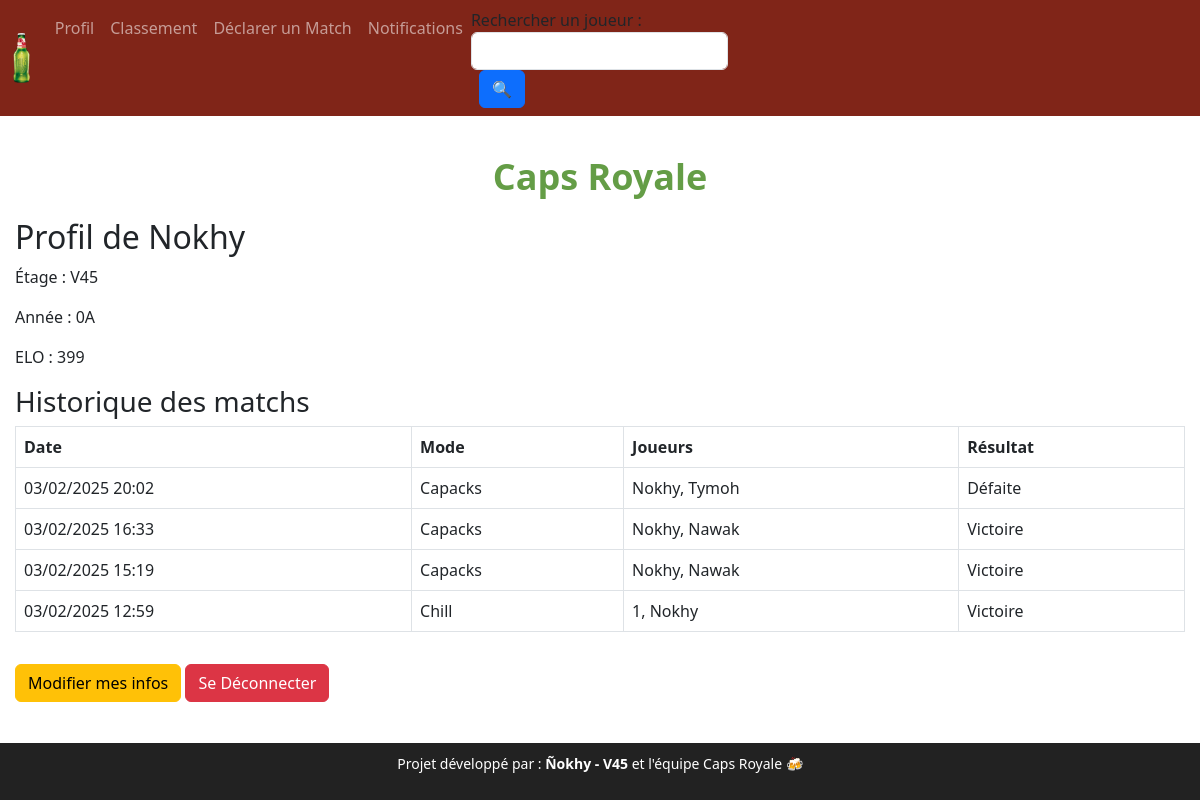
Screenshot of /profile (signed in) with the database file from the repository.
### models.py (models this page shows)
class User(db.Model):
    id = db.Column(db.Integer, primary_key=True)
    username = db.Column(db.String(80), unique=True, nullable=False)
    password = db.Column(db.String(120), nullable=False)
    floor = db.Column(db.String(10), nullable=False)
    year = db.Column(db.String(10), nullable=False)
    elo = db.Column(db.Integer, default=400)

class Match(db.Model):
    id = db.Column(db.Integer, primary_key=True)
    player1_id = db.Column(db.Integer, db.ForeignKey('user.id'), nullable=False)
    player2_id = db.Column(db.Integer, db.ForeignKey('user.id'))
    player3_id = db.Column(db.Integer, db.ForeignKey('user.id'))
    player4_id = db.Column(db.Integer, db.ForeignKey('user.id'))
    player5_id = db.Column(db.Integer, db.ForeignKey('user.id'))
    player6_id = db.Column(db.Integer, db.ForeignKey('user.id'))
    winning_team = db.Column(db.String(10), nullable=False)
    mode = db.Column(db.String(20), nullable=False)
    confirmed = db.Column(db.Boolean, default=False)
    confirmed_players = db.Column(db.Text, default="")
    date = db.Column(db.DateTime, default=lambda: datetime.now(timezone.utc))  # ✅ Corrigé

### routes.py (the view)
    @app.route("/profile")
    def profile():
        if "user_id" not in session:
            return redirect("/login")
        user = User.query.get(session["user_id"])
        matches = Match.query.filter(
            (Match.player1_id == user.id) | (Match.player2_id == user.id) |
            (Match.player3_id == user.id) | (Match.player4_id == user.id) |
            (Match.player5_id == user.id) | (Match.player6_id == user.id)
        ).order_by(Match.date.desc()).all()
        match_history = []
        for match in matches:
            players = [
                User.query.get(match.player1_id),
                User.query.get(match.player2_id),
                User.query.get(match.player3_id) if match.player3_id else None,
                User.query.get(match.player4_id) if match.player4_id else None,
                User.query.get(match.player5_id) if match.player5_id else None,
                User.query.get(match.player6_id) if match.player6_id else None
            ]
            players = [p for p in players if p]  # 🔄 Supprimer les valeurs None
            team1 = players[:len(players) // 2]
            team2 = players[len(players) // 2:]
            if match.winning_team == "Team1":
                result = "Victoire" if user in team1 else "Défaite"
            else:
                result = "Victoire" if user in team2 else "Défaite"
            match_history.append({
                "date": match.date.strftime("%d/%m/%Y %H:%M"),
                "mode": match.mode,
                "players": [p.username for p in players],
                "result": result
            })
        return render_template("profile.html", user=user, match_history=match_history)

### templates/profile.html (shortened to what this page needs)
{% extends "base.html" %}
{% block content %}
<h2>Profil de {{ user.username }}</h2>
<p>Étage : {{ user.floor }}</p>
<p>Année : {{ user.year }}</p>
<p>ELO : {{ user.elo }}</p>
<h3>Historique des matchs</h3>
{% if match_history %}
    <div class="table-responsive">
        <table class="table table-bordered">
            <tr>
                <th>Date</th>
                <th>Mode</th>
                <th>Joueurs</th>
                <th>Résultat</th>
            </tr>
            {% for match in match_history %}
            <tr>
                <td>{{ match.date }}</td>
                <td>{{ match.mode }}</td>
                <td>{{ match.players | join(', ') }}</td>
                <td>{{ match.result }}</td>
            </tr>
            {% endfor %}
        </table>
    </div>
{% else %}
    <p>Aucun match joué pour l'instant.</p>
{% endif %}
<a href="/edit_profile" class="btn btn-warning mt-3">Modifier mes infos</a>
<a href="/logout" class="btn btn-danger mt-3">Se Déconnecter</a>
{% endblock %}

### static/styles.css (style rules this page uses)
body { font-size: 16px; padding-bottom: 80px; }
.table-responsive { overflow-x: auto; }

### rows the page displays
User: username "Nokhy", floor "V45", year "0A", elo "399"
Match: date "03/02/2025 20:02", mode "Capacks", players "Nokhy, Tymoh", result "Défaite"
Match: date "03/02/2025 16:33", mode "Capacks", players "Nokhy, Nawak", result "Victoire"
Match: date "03/02/2025 15:19", mode "Capacks", players "Nokhy, Nawak", result "Victoire"
Match: date "03/02/2025 12:59", mode "Chill", players "1, Nokhy", result "Victoire"
